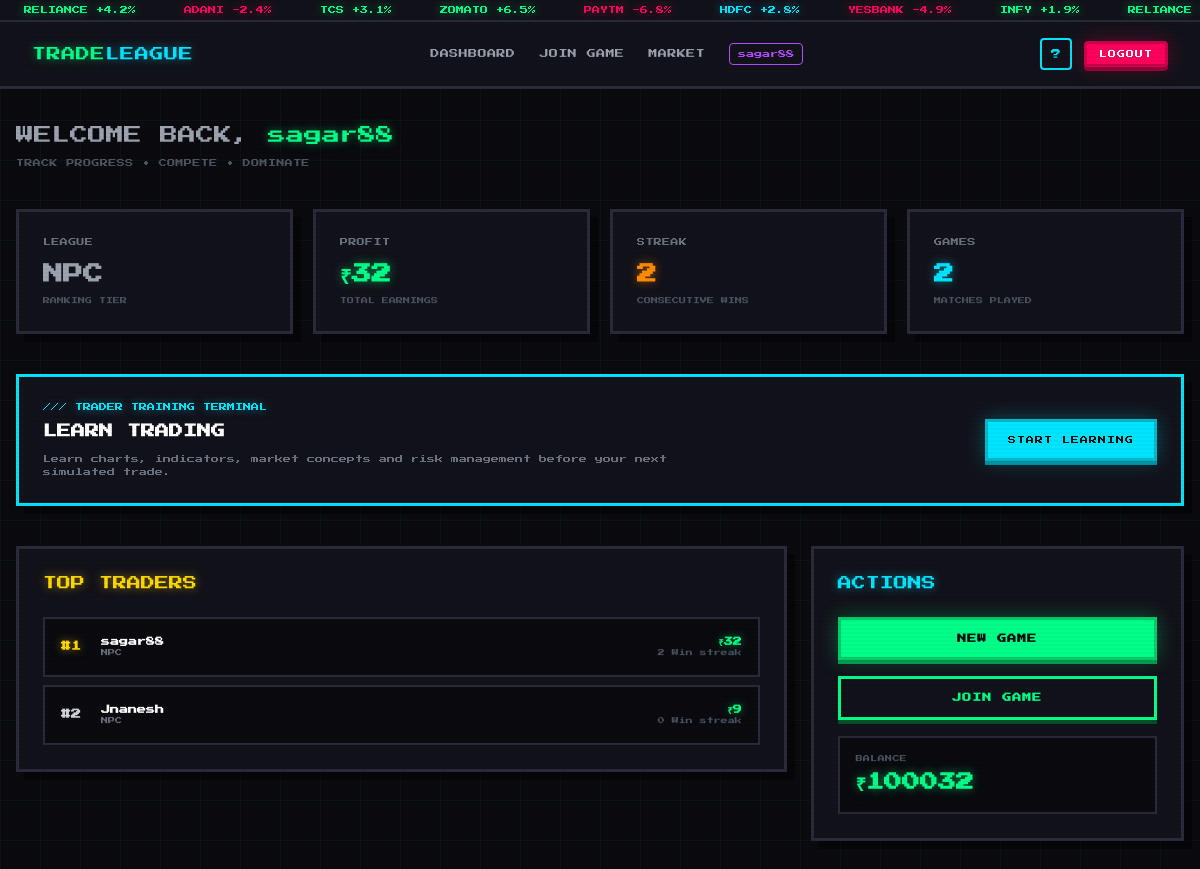
Before: /dashboard/ (signed in) with the older database file.
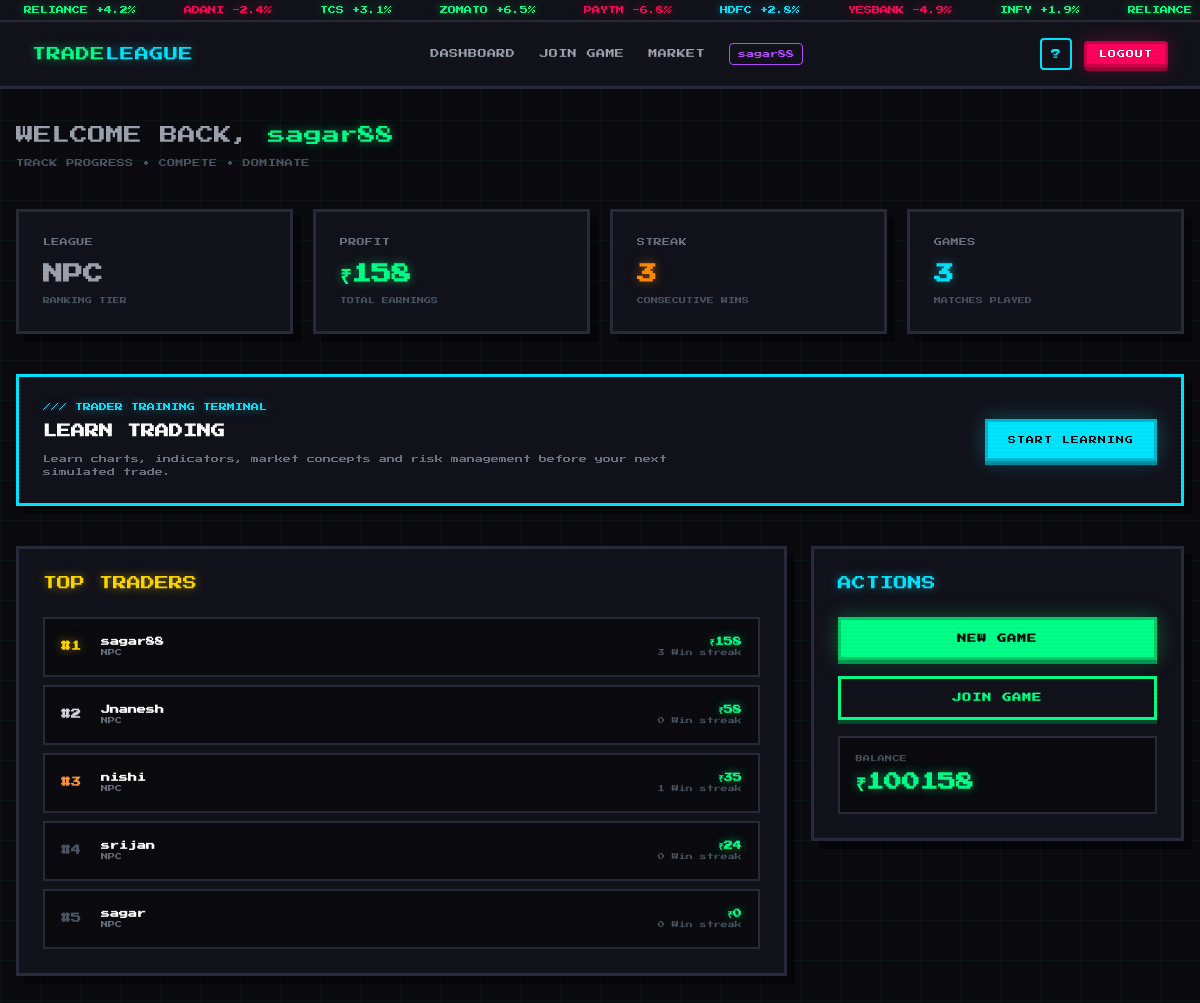
After: the same page with the newer database file.
### game/models.py (models this page shows, shortened)
class Profile(models.Model):
    user = models.OneToOneField(User, on_delete=models.CASCADE)
    account_balance = models.FloatField(default=100000)
    total_profit_counter = models.FloatField(default=0)
    games_played = models.IntegerField(default=0)
    win_streak = models.IntegerField(default=0)
    league_level = models.CharField(max_length=20, default="NPC")
    active_room = models.ForeignKey(
        GameRoom,
        null=True,
        blank=True,
        on_delete=models.SET_NULL,
        related_name="active_players"
    )

### game/views_frontend.py (the view)
@login_required
def dashboard(request):
    profile = request.user.profile
    leaders = Profile.objects.order_by("-total_profit_counter")[:10]
    return render(request, "dashboard.html", {
        "profile": profile,
        "leaders": leaders
    })

### game/templates/dashboard.html (shortened to what the changed rows need)
{% extends "base.html" %}
{% block content %}
<div class="max-w-7xl mx-auto px-4 py-8">
    <div class="mb-10">
        <h1 class="text-lg mb-2">
            <span class="text-gray-400">WELCOME BACK,</span> <span class="neon-green">{{ user.username }}</span>
        </h1>
    </div>
    <div class="grid grid-cols-1 md:grid-cols-4 gap-5 mb-10">
        <div class="pixel-card p-6">
            <p class="text-xl font-bold">
                {% if profile.league_level == 'NPC' %}
                    <span class="text-gray-400">{{ profile.league_level }}</span>
                {% elif profile.league_level == 'VALID' %}
                    <span class="neon-cyan">{{ profile.league_level }}</span>
                {% elif profile.league_level == 'MAIN' %}
                    <span style="color:#b44dff; text-shadow: 0 0 10px rgba(180,77,255,0.5);">{{ profile.league_level }}</span>
                {% elif profile.league_level == 'GOAT' %}
                    <span class="neon-gold">{{ profile.league_level }}</span>
                {% endif %}
            </p>
        </div>
        <div class="pixel-card p-6">
            <div class="flex items-center justify-between mb-3">
                <span class="text-[8px] text-gray-500 uppercase tracking-wider">Profit</span>
            </div>
            <p class="text-xl font-bold neon-green">
                ₹{{ profile.total_profit_counter|floatformat:0 }}
            </p>
            <p class="text-[7px] text-gray-600 mt-2">TOTAL EARNINGS</p>
        </div>
        <div class="pixel-card p-6">
            <div class="flex items-center justify-between mb-3">
                <span class="text-[8px] text-gray-500 uppercase tracking-wider">Streak</span>
            </div>
            <p class="text-xl font-bold" style="color:#ff8c00; text-shadow: 0 0 10px rgba(255,140,0,0.5);">
                {{ profile.win_streak|default:"0" }}
            </p>
            <p class="text-[7px] text-gray-600 mt-2">CONSECUTIVE WINS</p>
        </div>
        <div class="pixel-card p-6">
            <div class="flex items-center justify-between mb-3">
                <span class="text-[8px] text-gray-500 uppercase tracking-wider">Games</span>
            </div>
            <p class="text-xl font-bold neon-cyan">
                {{ profile.games_played|default:"0" }}
            </p>
            <p class="text-[7px] text-gray-600 mt-2">MATCHES PLAYED</p>
        </div>
    </div>
    <section class="pixel-card p-6 mb-10 border-[#00e5ff]">
        <div class="flex flex-col md:flex-row md:items-center md:justify-between gap-5">
            <div>
                <h2 class="text-sm text-white font-bold">LEARN TRADING</h2>
            </div>
        </div>
    </section>
    <div class="grid grid-cols-1 lg:grid-cols-3 gap-6">
        <div class="lg:col-span-2">
            <div class="pixel-card p-6">
                <h2 class="text-sm neon-gold mb-6 flex items-center gap-2">
                    TOP TRADERS
                </h2>
                <div class="space-y-2">
                    {% for leader in leaders %}
                        <div class="bg-[#0a0a0f] border-2 border-[#2a2a3a] p-4 hover:border-[#00ff88] transition flex items-center justify-between">
                            <div class="flex items-center gap-4">
                                <span class="text-[10px] font-bold w-6
                                    {% if forloop.counter == 1 %}neon-gold
                                    {% elif forloop.counter == 2 %}text-gray-300
                                    {% elif forloop.counter == 3 %}text-orange-400
                                    {% else %}text-gray-600{% endif %}">
                                    #{{ forloop.counter }}
                                </span>
                                <div>
                                    <p class="text-[9px] text-white font-bold">{{ leader.user.username }}</p>
                                    <p class="text-[7px]
                                        {% if leader.league_level == 'NPC' %}text-gray-500
                                        {% elif leader.league_level == 'VALID' %}text-[#00e5ff]
                                        {% elif leader.league_level == 'MAIN' %}text-[#b44dff]
                                        {% elif leader.league_level == 'GOAT' %}text-[#ffd700]
                                        {% endif %}">
                                        {{ leader.league_level }}
                                    </p>
                                </div>
                            </div>
                            <div class="text-right">
                                <p class="text-[9px] font-bold neon-green">₹{{ leader.total_profit_counter|floatformat:0 }}</p>
                                <p class="text-[7px] text-gray-600">{{ leader.win_streak|default:"0" }} Win streak</p>
                            </div>
                        </div>
                    {% empty %}
                        <div class="text-center py-8">
                            <p class="text-gray-500 text-[9px]">NO TRADERS YET. BE THE FIRST!</p>
                        </div>
                    {% endfor %}
                </div>
            </div>
        </div>
        <div>
            <div class="pixel-card p-6 sticky top-24">
                <h2 class="text-sm neon-cyan mb-6"> ACTIONS</h2>
                <div class="space-y-4">
                    <div class="bg-[#0a0a0f] border-2 border-[#2a2a3a] p-4 mt-6">
                        <p class="text-[7px] text-gray-600 uppercase tracking-wider mb-1">Balance</p>
                        <p class="text-lg font-bold neon-green">₹{{ profile.account_balance|floatformat:0 }}</p>
                    </div>
                </div>
            </div>
        </div>
    </div>
</div>
{% endblock %}

Changed rows visible on the page:
changed Profile "sagar88": total_profit_counter "32" → "158"; win_streak "2" → "3"; games_played "2" → "3"; account_balance "100032" → "100158"
changed Profile "Jnanesh": total_profit_counter "9" → "58"
added Profile: user.username "nishi", league_level "NPC", total_profit_counter "35", win_streak "1"
added Profile: user.username "srijan", league_level "NPC", total_profit_counter "24", win_streak "0"
added Profile: user.username "sagar", league_level "NPC", total_profit_counter "0", win_streak "0"
